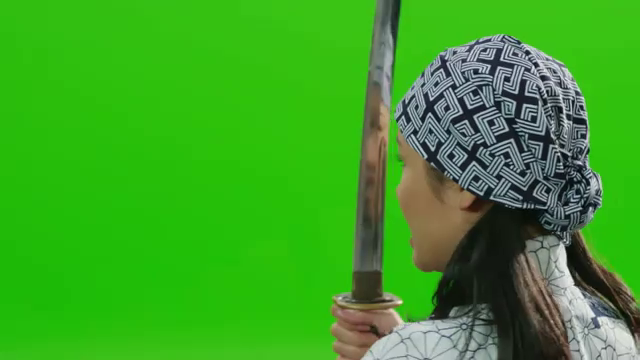
#> input picture frame 26 of Materials/Materials/GreenScreen(lowMP4).mp4, 640 x 360 px
$ python backgroundSubtraction.py
#> lines starting #> are read from the running program, lines starting #| are printed output that depends on the picture
from pylab import *
import cv2

#load the video
cap = cv2.VideoCapture("GreenScreen(lowMP4).mp4")
cv2.namedWindow("input")

#Get the first frame and get the video size
f, backGround = cap.read()
#> backGround is the input picture: shape (360, 640, 3); mean B, G, R 37.1, 162.4, 60.2
(w,h,t)= shape(backGround)
#> w = 360; h = 640; t = 3

#Load an image as the stationary backGround
backGround=cv2.imread("GreenScreen(lowMP4)_Green.jpg", cv2.COLOR_RGB2GRAY)
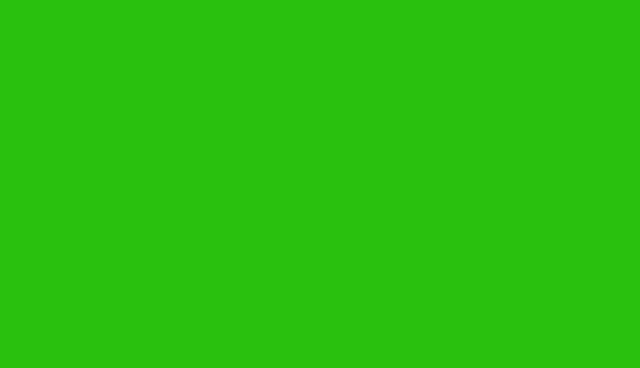
#> input picture Materials/Materials/GreenScreen(lowMP4)_Green.jpg, 640 x 368 px
#> backGround is the input picture: shape (368, 640, 3); mean B, G, R 14, 193, 41
backGround=cv2.resize(backGround, (h,w))
#> backGround: shape (360, 640, 3)
backGround=cv2.cvtColor(backGround, cv2.COLOR_RGB2GRAY)
#> backGround: shape (360, 640); every value is 122


while(f):
    f, img = cap.read()
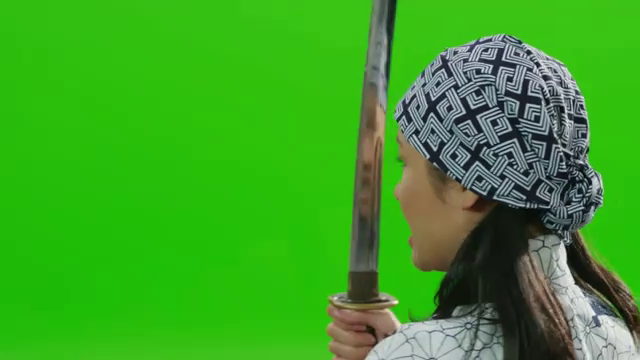
#> input picture frame 27 of Materials/Materials/GreenScreen(lowMP4).mp4, 640 x 360 px
#> img is the input picture: shape (360, 640, 3); mean B, G, R 37.1, 162.5, 60.4
    img_backup=copy(img)
    if f==True:
        cv2.imshow("input", img)
        ch = cv2.waitKey(1)
#> (key Esc is pressed here)
        if ch == 32:#  Break by SPACE key
            break
#--------------------

$ run again, starting later in the video
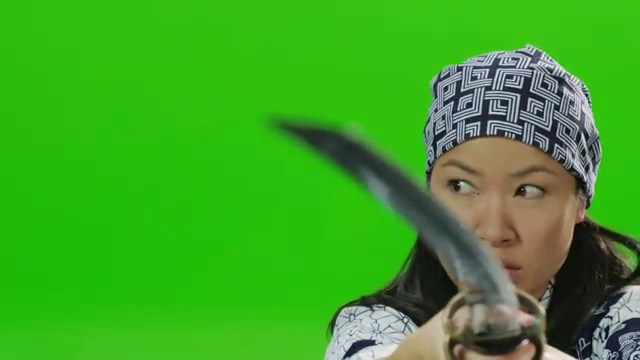
#> input picture frame 118 of Materials/Materials/GreenScreen(lowMP4).mp4, 640 x 360 px
#> backGround is the input picture: shape (360, 640, 3); mean B, G, R 36.2, 163.7, 61.6
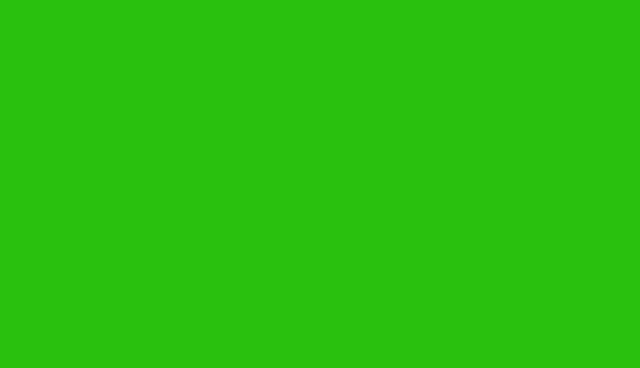
#> input picture Materials/Materials/GreenScreen(lowMP4)_Green.jpg, 640 x 368 px
#> backGround is the input picture: shape (368, 640, 3); mean B, G, R 14, 193, 41
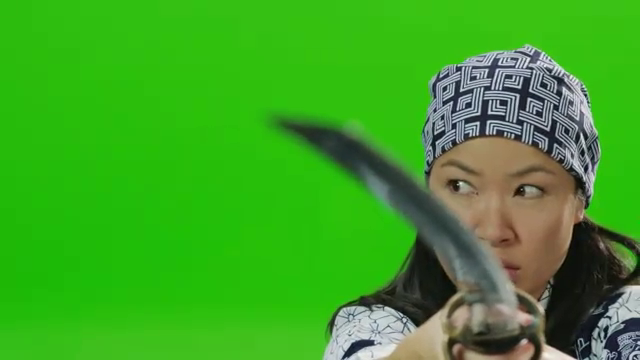
#> input picture frame 119 of Materials/Materials/GreenScreen(lowMP4).mp4, 640 x 360 px
#> img is the input picture: shape (360, 640, 3); mean B, G, R 36.3, 163.7, 61.7

$ run again, starting later in the video
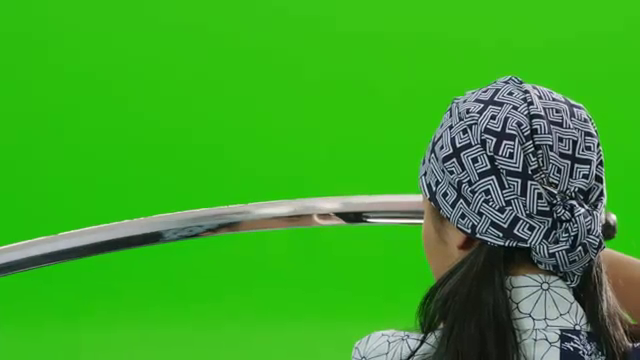
#> input picture frame 210 of Materials/Materials/GreenScreen(lowMP4).mp4, 640 x 360 px
#> backGround is the input picture: shape (360, 640, 3); mean B, G, R 37.6, 165.6, 59.9
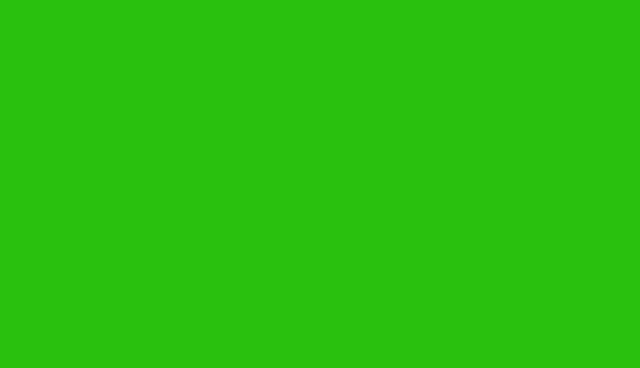
#> input picture Materials/Materials/GreenScreen(lowMP4)_Green.jpg, 640 x 368 px
#> backGround is the input picture: shape (368, 640, 3); mean B, G, R 14, 193, 41
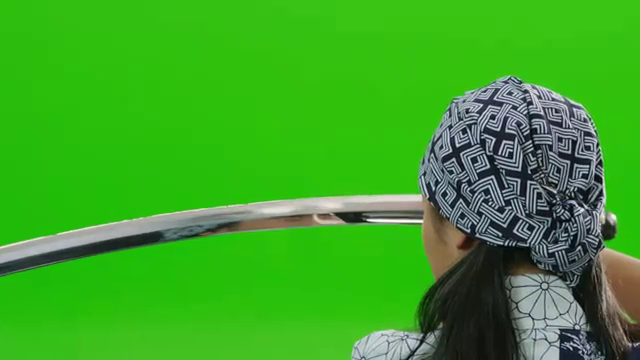
#> input picture frame 211 of Materials/Materials/GreenScreen(lowMP4).mp4, 640 x 360 px
#> img is the input picture: shape (360, 640, 3); mean B, G, R 37.6, 165.6, 59.9
